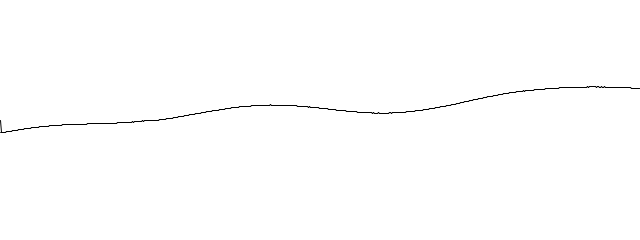
Frame 1 (no input)
Frame 60 (the mouse pressed at the canvas centre just before this capture): identical to frame 1, image omitted
Frame 120 (the mouse held since frame 60 and released just before this capture): identical to frame 1, image omitted

The Processing sketch that drew this single still picture (run headless with seeded random() and noise(); from frame 60 on, the mouse is pressed at the canvas centre):

// Processing sketch: sketch_DrawPerlinNoise
// ── sketch_DrawPerlinNoise.pde
int[] randomCounts;

void setup() {
  size(640, 240);
  randomCounts = new int[640];
  float t = 0.1;
  for (int x = 0; x < randomCounts.length; x++) { 
    randomCounts[x] = int(240 * noise(t) - 120);
    t += 0.001;
  }
}

void draw() {
  background(255);

  int lastY = 120;
  for (int x = 0; x < randomCounts.length; x++) { 
    int newY = 120+randomCounts[x];
    point(x,newY);
    if (x > 0) {
      line(x-1,lastY, x, newY);
      lastY = newY;
    }
  }
}
